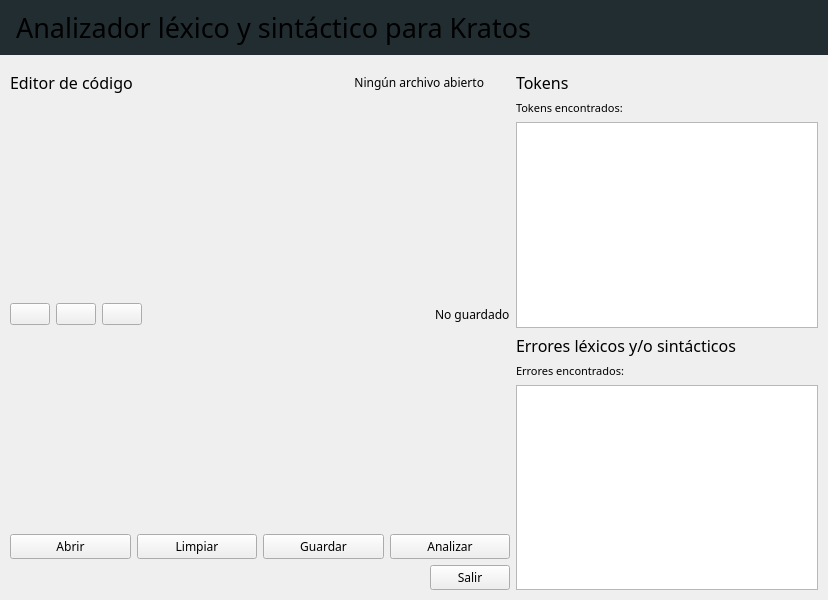
<?xml version="1.0" encoding="UTF-8"?>
<ui version="4.0">
 <class>Widget</class>
 <widget class="QWidget" name="Widget">
  <property name="geometry">
   <rect>
    <x>0</x>
    <y>0</y>
    <width>828</width>
    <height>600</height>
   </rect>
  </property>
  <property name="windowTitle">
   <string>Widget</string>
  </property>
  <property name="windowOpacity">
   <double>1.000000000000000</double>
  </property>
  <layout class="QVBoxLayout" name="verticalLayout_4">
   <property name="leftMargin">
    <number>0</number>
   </property>
   <property name="topMargin">
    <number>0</number>
   </property>
   <property name="rightMargin">
    <number>0</number>
   </property>
   <property name="bottomMargin">
    <number>0</number>
   </property>
   <item>
    <widget class="QLabel" name="label">
     <property name="minimumSize">
      <size>
       <width>0</width>
       <height>55</height>
      </size>
     </property>
     <property name="font">
      <font>
       <family>Bahnschrift</family>
       <pointsize>20</pointsize>
      </font>
     </property>
     <property name="styleSheet">
      <string notr="true">background-color: rgb(34, 45, 50);
border-width: 2px;
border-style: solid;
border-color: #222d31;</string>
     </property>
     <property name="text">
      <string> Analizador léxico y sintáctico para Kratos</string>
     </property>
    </widget>
   </item>
   <item>
    <layout class="QHBoxLayout" name="horizontalLayout_4">
     <property name="leftMargin">
      <number>10</number>
     </property>
     <property name="topMargin">
      <number>10</number>
     </property>
     <property name="rightMargin">
      <number>10</number>
     </property>
     <property name="bottomMargin">
      <number>10</number>
     </property>
     <item>
      <layout class="QVBoxLayout" name="verticalLayout_3">
       <item>
        <layout class="QVBoxLayout" name="verticalLayout_2">
         <item>
          <layout class="QHBoxLayout" name="horizontalLayout_6">
           <item>
            <widget class="QLabel" name="label_2">
             <property name="font">
              <font>
               <family>Bahnschrift Light</family>
               <pointsize>12</pointsize>
               <fontweight>Light</fontweight>
              </font>
             </property>
             <property name="text">
              <string>Editor de código</string>
             </property>
            </widget>
           </item>
           <item>
            <widget class="QLabel" name="archivo_abierto">
             <property name="font">
              <font>
               <family>Bahnschrift</family>
              </font>
             </property>
             <property name="text">
              <string>Ningún archivo abierto</string>
             </property>
             <property name="alignment">
              <set>Qt::AlignRight|Qt::AlignTrailing|Qt::AlignVCenter</set>
             </property>
            </widget>
           </item>
           <item>
            <widget class="QLabel" name="icono_correcto">
             <property name="maximumSize">
              <size>
               <width>20</width>
               <height>20</height>
              </size>
             </property>
             <property name="text">
              <string/>
             </property>
             <property name="margin">
              <number>3</number>
             </property>
             <property name="indent">
              <number>-1</number>
             </property>
            </widget>
           </item>
          </layout>
         </item>
        </layout>
       </item>
       <item>
        <layout class="QHBoxLayout" name="horizontalLayout">
         <item>
          <widget class="QPushButton" name="btnCopiar">
           <property name="toolTip">
            <string>Copiar</string>
           </property>
           <property name="text">
            <string/>
           </property>
          </widget>
         </item>
         <item>
          <widget class="QPushButton" name="btnPegar">
           <property name="text">
            <string/>
           </property>
          </widget>
         </item>
         <item>
          <widget class="QPushButton" name="btnCortar">
           <property name="text">
            <string/>
           </property>
          </widget>
         </item>
         <item>
          <spacer name="horizontalSpacer_2">
           <property name="orientation">
            <enum>Qt::Horizontal</enum>
           </property>
           <property name="sizeHint" stdset="0">
            <size>
             <width>40</width>
             <height>20</height>
            </size>
           </property>
          </spacer>
         </item>
         <item>
          <widget class="QLabel" name="archivo_guardado">
           <property name="font">
            <font>
             <family>Bahnschrift</family>
            </font>
           </property>
           <property name="text">
            <string>No guardado</string>
           </property>
          </widget>
         </item>
        </layout>
       </item>
       <item>
        <layout class="QHBoxLayout" name="horizontalLayout_3">
         <item>
          <widget class="QPushButton" name="btnAbrir">
           <property name="font">
            <font>
             <family>Bahnschrift</family>
            </font>
           </property>
           <property name="text">
            <string>Abrir</string>
           </property>
          </widget>
         </item>
         <item>
          <widget class="QPushButton" name="btnLimpiar">
           <property name="font">
            <font>
             <family>Bahnschrift</family>
            </font>
           </property>
           <property name="text">
            <string>Limpiar</string>
           </property>
          </widget>
         </item>
         <item>
          <widget class="QPushButton" name="btnGuardar">
           <property name="font">
            <font>
             <family>Bahnschrift</family>
            </font>
           </property>
           <property name="text">
            <string>Guardar</string>
           </property>
          </widget>
         </item>
         <item>
          <widget class="QPushButton" name="btnAnalizar">
           <property name="font">
            <font>
             <family>Bahnschrift</family>
            </font>
           </property>
           <property name="text">
            <string>Analizar</string>
           </property>
          </widget>
         </item>
        </layout>
       </item>
       <item>
        <layout class="QHBoxLayout" name="horizontalLayout_2">
         <item>
          <spacer name="horizontalSpacer">
           <property name="orientation">
            <enum>Qt::Horizontal</enum>
           </property>
           <property name="sizeType">
            <enum>QSizePolicy::Fixed</enum>
           </property>
           <property name="sizeHint" stdset="0">
            <size>
             <width>420</width>
             <height>20</height>
            </size>
           </property>
          </spacer>
         </item>
         <item>
          <widget class="QPushButton" name="btnSalir">
           <property name="font">
            <font>
             <family>Bahnschrift</family>
            </font>
           </property>
           <property name="text">
            <string>Salir</string>
           </property>
          </widget>
         </item>
        </layout>
       </item>
      </layout>
     </item>
     <item>
      <layout class="QVBoxLayout" name="verticalLayout">
       <item>
        <widget class="QLabel" name="label_3">
         <property name="font">
          <font>
           <family>Bahnschrift</family>
           <pointsize>12</pointsize>
           <fontweight>Light</fontweight>
          </font>
         </property>
         <property name="text">
          <string>Tokens</string>
         </property>
        </widget>
       </item>
       <item>
        <widget class="QLabel" name="lblTokens">
         <property name="font">
          <font>
           <family>Bahnschrift Light</family>
           <pointsize>8</pointsize>
          </font>
         </property>
         <property name="text">
          <string>Tokens encontrados:</string>
         </property>
        </widget>
       </item>
       <item>
        <widget class="QListWidget" name="listTokens">
         <property name="sizePolicy">
          <sizepolicy hsizetype="MinimumExpanding" vsizetype="Expanding">
           <horstretch>0</horstretch>
           <verstretch>0</verstretch>
          </sizepolicy>
         </property>
         <property name="font">
          <font>
           <family>Bahnschrift</family>
          </font>
         </property>
        </widget>
       </item>
       <item>
        <widget class="QLabel" name="label_4">
         <property name="font">
          <font>
           <family>Bahnschrift</family>
           <pointsize>12</pointsize>
           <fontweight>Light</fontweight>
          </font>
         </property>
         <property name="text">
          <string>Errores léxicos y/o sintácticos</string>
         </property>
        </widget>
       </item>
       <item>
        <widget class="QLabel" name="lblErrores">
         <property name="font">
          <font>
           <family>Bahnschrift Light</family>
           <pointsize>8</pointsize>
          </font>
         </property>
         <property name="text">
          <string>Errores encontrados: </string>
         </property>
        </widget>
       </item>
       <item>
        <widget class="QListWidget" name="listErrores">
         <property name="sizePolicy">
          <sizepolicy hsizetype="MinimumExpanding" vsizetype="MinimumExpanding">
           <horstretch>0</horstretch>
           <verstretch>0</verstretch>
          </sizepolicy>
         </property>
         <property name="font">
          <font>
           <family>Bahnschrift</family>
           <bold>false</bold>
          </font>
         </property>
        </widget>
       </item>
      </layout>
     </item>
    </layout>
   </item>
  </layout>
 </widget>
 <resources/>
 <connections/>
</ui>
